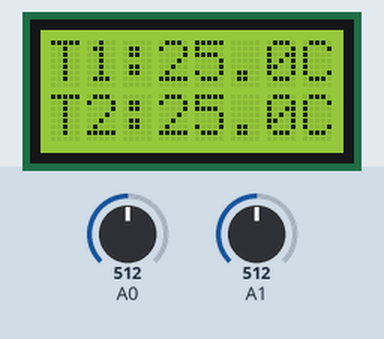
This sketch was run on a simulated Arduino Uno, built with avr-gcc and run on an emulated ATmega328P. On the bench: 8×2 character LCD. The inputs (shaded band) are chosen by the test bench; at power-on: A0 = 512, A1 = 512.

Above: at 1.2 s.
1.3 s: A0 set to 666
At 2.5 s:
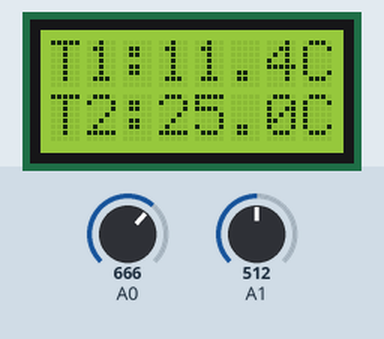
3.5 s: A0 set to 692
At 4.4 s:
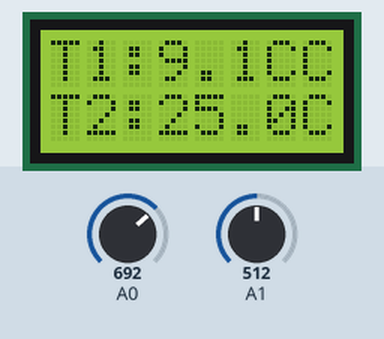
5.5 s: A1 set to 667
At 7.2 s:
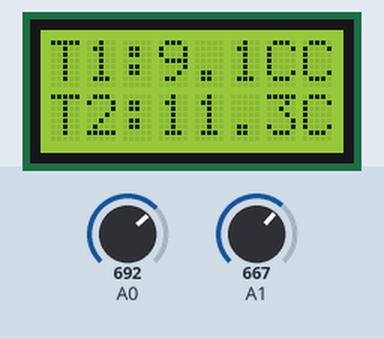
7.5 s: A1 set to 700
At 9.2 s:
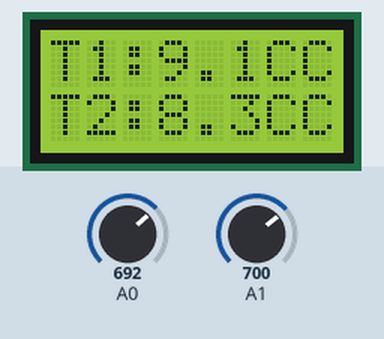
9.6 s: A0 set to 671
At 11.0 s:
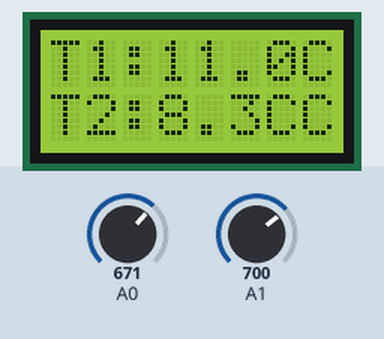
11.6 s: A1 set to 775
At 12.9 s:
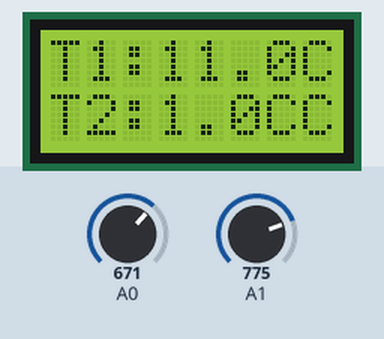
13.6 s: A1 set to 795
Timing chart, 0 to 16.6 s (numbered marks = the images above; inputs shaded):
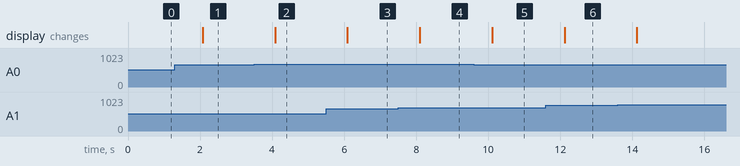

The sketch:

Two_CH_thermistor_reader_LCD.ino
```cpp
#include <LiquidCrystal.h>
#include <stdio.h>


LiquidCrystal lcd(7,8,2,3,4,5);

void setup() {
  lcd.begin(8, 2);           // set up the LCD 16x2
  Serial.begin(115200);
}
void loop(){
  // Log data for channel 1
  if(Serial.available() > 0){
    char dummy = 0;
    //Empty serial buffer
    while(Serial.available() > 0){
      dummy = Serial.read();
    }
    float x=0.0;
    //Average 100 ADC measurements
    for(byte j=0; j<100; j++){
      x += analogRead(A0);
    }
    x /= 100.0;
    Serial.println(x);
  }

  double a, b ,c, d;
  float R25= 10000;
  int x1 = analogRead(A0);
  float V1 = 5.0*x1/1024;
  float Rt1 = R25*V1/(5 - V1);
  if (Rt1 >= 187 && Rt1 <= 681.6){
    a = 3.3536166E-03;
    b = 2.5377200E-04;
    c = 8.5433271E-07;
    d = -8.7912262E-08;
    }
  else if (Rt1 > 681.6 && Rt1 <= 3599){
    a = 3.3530481E-03;
    b = 2.5420230E-04;
    c = 1.1431163E-06;
    d = -6.9383563E-08;
    }
  else if (Rt1 > 3599 && Rt1 <= 32770){
    a = 3.3540170E-03;
    b = 2.5617244E-04;
    c = 2.1400943E-06;
    d = -7.2405219E-08;
    }
  else if(Rt1 > 32770 && Rt1 <= 692600){
    a = 3.3570420E-03;
    b = 2.5214848E-04;
    c = 3.3743283E-06;
    d = -6.4957311E-08;
    }
  double Tinv1 = a + b*log(Rt1/R25) + c*pow(log(Rt1/R25),2) + d*pow(log(Rt1/R25),3);
  float T1 = 1/Tinv1 - 273.15;
  if(T1<-50.0){
    lcd.setCursor(0, 0);
    lcd.print("T1:  NaN"); // print a message to the LCD
    }
  else{
    lcd.setCursor(0, 0);
    lcd.print("T1:"+ String(T1,1)+"C"); // print a message to the LCD
  }


  int x2 = analogRead(A1);
  float V2 = 5.0*x2/1024;
  float Rt2 = R25*V2/(5 - V2);
  if (Rt2 >= 187 && Rt2 <= 681.6){
    a = 3.3536166E-03;
    b = 2.5377200E-04;
    c = 8.5433271E-07;
    d = -8.7912262E-08;
    }
  else if (Rt2 > 681.6 && Rt2 <= 3599){
    a = 3.3530481E-03;
    b = 2.5420230E-04;
    c = 1.1431163E-06;
    d = -6.9383563E-08;
    }
  else if (Rt2 > 3599 && Rt2 <= 32770){
    a = 3.3540170E-03;
    b = 2.5617244E-04;
    c = 2.1400943E-06;
    d = -7.2405219E-08;
    }
  else if(Rt2 > 32770 && Rt2 <= 692600){
    a = 3.3570420E-03;
    b = 2.5214848E-04;
    c = 3.3743283E-06;
    d = -6.4957311E-08;
    }
  double Tinv2 = a + b*log(Rt2/R25) + c*pow(log(Rt2/R25),2) + d*pow(log(Rt2/R25),3);
  float T2 = 1/Tinv2 - 273.15;

  if(T2<-50.0){
    lcd.setCursor(0, 1);
    lcd.print("T2:  NaN"); // print a message to the LCD
    }
  else{
    lcd.setCursor(0, 1);
    lcd.print("T2:"+ String(T2,1)+"C"); // print a message to the LCD
  }
  delay(1000); // Delay the LCD display for 1 second to prevent the screen flickering
}
```

Measured:
- the behaviour switches between 682 and 683 on A0 (found by bisection; images 1 and 2)
- the behaviour switches between 682 and 683 on A1 (found by bisection; images 3 and 4)
- after the input at 1.3 s, the display: changes after 0.78 s (image 1)
- after the input at 3.5 s, the display: changes after 0.58 s (image 2)
- after the input at 5.5 s, the display: changes after 0.59 s (image 3)
- after the input at 7.5 s, the display: changes after 0.60 s (image 4)
- after the input at 9.6 s, the display: changes after 0.51 s (image 5)
- after the input at 11.6 s, the display: changes after 0.52 s (image 6)
